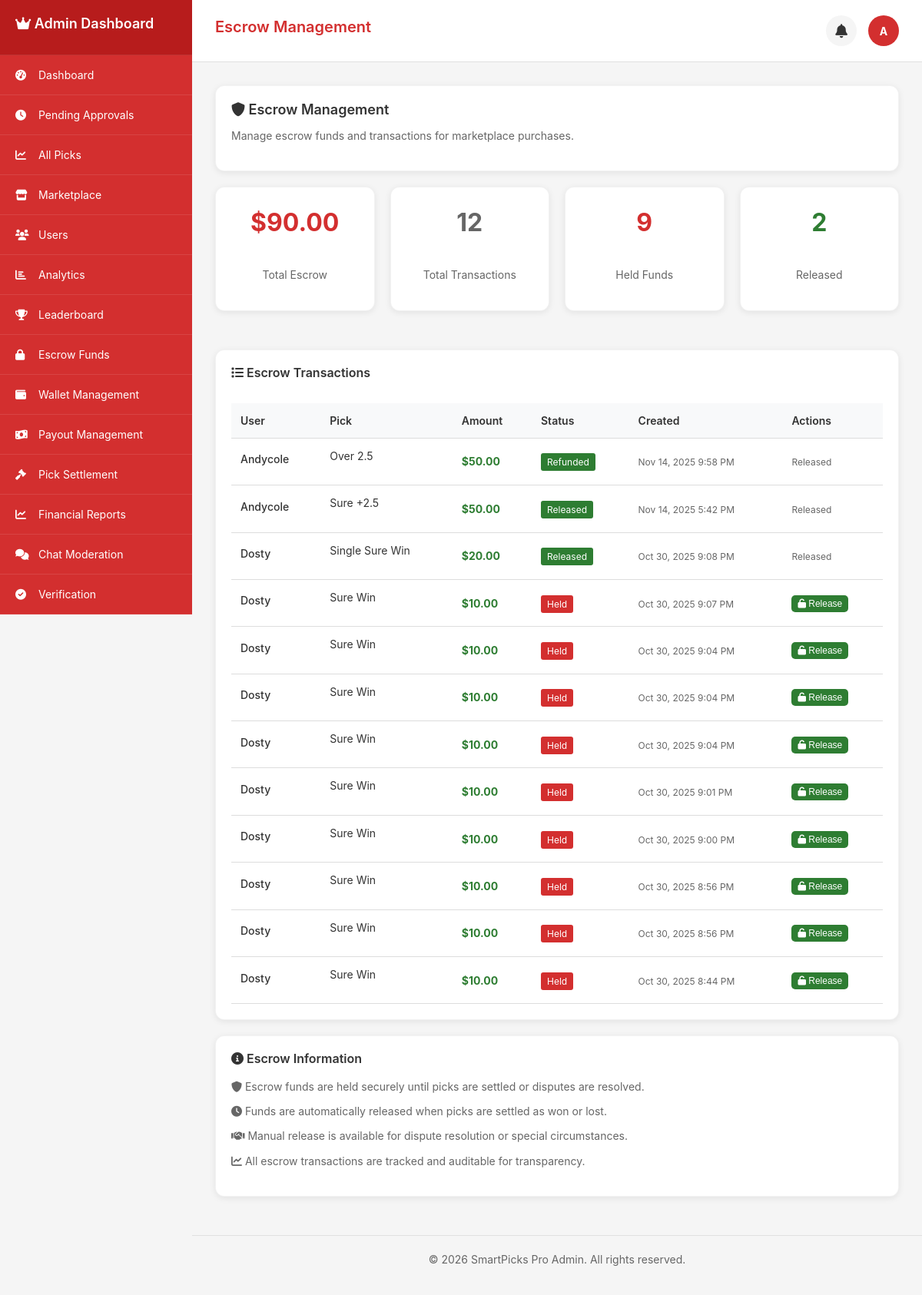
The app's page /admin_escrow (signed in) with its own data.
### tables this page shows
CREATE TABLE `users` (
  `id` int(11) NOT NULL AUTO_INCREMENT,
  `username` varchar(50) NOT NULL,
  `email` varchar(100) NOT NULL,
  `password` varchar(255) NOT NULL,
  `display_name` varchar(100) NOT NULL,
  `avatar` varchar(255) DEFAULT NULL,
  `role` enum('user','tipster','admin') DEFAULT 'user',
  `status` enum('active','inactive','suspended') DEFAULT 'active',
  `phone` varchar(20) DEFAULT NULL,
  `country` varchar(50) DEFAULT 'Ghana',
  `timezone` varchar(50) DEFAULT 'Africa/Accra',
  `last_login` datetime DEFAULT NULL,
  `created_at` datetime DEFAULT current_timestamp(),
  `updated_at` datetime DEFAULT current_timestamp() ON UPDATE current_timestamp(),
  `country_code` varchar(3) DEFAULT 'GHA',
  `flag_emoji` varchar(10) DEFAULT '??',
  `is_online` tinyint(1) DEFAULT 0,
  `last_activity` datetime DEFAULT NULL,
  `is_verified` tinyint(1) DEFAULT 0,
  `email_notifications` tinyint(1) DEFAULT 1,
  `sms_notifications` tinyint(1) DEFAULT 0,
  `push_notifications` tinyint(1) DEFAULT 1,
  `bio` text DEFAULT NULL,
  PRIMARY KEY (`id`),
  UNIQUE KEY `username` (`username`),
  UNIQUE KEY `email` (`email`),
  KEY `idx_username` (`username`),
  KEY `idx_email` (`email`),
  KEY `idx_role` (`role`),
  KEY `idx_status` (`status`),
  KEY `idx_country_code` (`country_code`),
  KEY `idx_is_online` (`is_online`)
);

CREATE TABLE `escrow_funds` (
  `id` int(11) NOT NULL AUTO_INCREMENT,
  `user_id` int(11) NOT NULL,
  `pick_id` int(11) NOT NULL,
  `amount` decimal(10,2) NOT NULL,
  `reference` varchar(100) NOT NULL,
  `status` enum('held','released','refunded') DEFAULT 'held',
  `created_at` datetime DEFAULT current_timestamp(),
  `updated_at` datetime DEFAULT current_timestamp() ON UPDATE current_timestamp(),
  PRIMARY KEY (`id`),
  KEY `idx_user_id` (`user_id`),
  KEY `idx_pick_id` (`pick_id`),
  KEY `idx_status` (`status`),
  CONSTRAINT `escrow_funds_ibfk_1` FOREIGN KEY (`user_id`) REFERENCES `users` (`id`) ON DELETE CASCADE,
  CONSTRAINT `escrow_funds_ibfk_2` FOREIGN KEY (`pick_id`) REFERENCES `accumulator_tickets` (`id`) ON DELETE CASCADE
);

CREATE TABLE `accumulator_tickets` (
  `id` int(11) NOT NULL AUTO_INCREMENT,
  `user_id` int(11) NOT NULL,
  `buyer_id` int(11) DEFAULT NULL,
  `purchase_price` decimal(10,2) DEFAULT NULL,
  `purchased_at` datetime DEFAULT NULL,
  `settled_at` datetime DEFAULT NULL,
  `title` varchar(255) NOT NULL,
  `description` text DEFAULT NULL,
  `sport` varchar(100) DEFAULT 'Football',
  `home_country_id` int(11) DEFAULT NULL,
  `home_team_id` int(11) DEFAULT NULL,
  `away_country_id` int(11) DEFAULT NULL,
  `away_team_id` int(11) DEFAULT NULL,
  `total_picks` int(11) NOT NULL DEFAULT 1,
  `total_odds` decimal(10,3) NOT NULL DEFAULT 1.000,
  `price` decimal(8,2) DEFAULT 0.00,
  `status` enum('active','won','lost','void','pending','cancelled','pending_approval') DEFAULT 'pending_approval',
  `result` enum('pending','won','lost','void') DEFAULT 'pending',
  `is_marketplace` tinyint(1) DEFAULT 0,
  `confidence_level` int(3) DEFAULT 75,
  `views` int(11) DEFAULT 0,
  `purchases` int(11) DEFAULT 0,
  `created_at` datetime DEFAULT current_timestamp(),
  `updated_at` datetime DEFAULT current_timestamp() ON UPDATE current_timestamp(),
  `like_count` int(11) DEFAULT 0,
  `share_count` int(11) DEFAULT 0,
  `comment_count` int(11) DEFAULT 0,
  `view_count` int(11) DEFAULT 0,
  PRIMARY KEY (`id`),
  KEY `idx_user_id` (`user_id`),
  KEY `idx_status` (`status`),
  KEY `idx_marketplace` (`is_marketplace`),
  KEY `idx_created_at` (`created_at`),
  KEY `idx_like_count` (`like_count`),
  KEY `idx_share_count` (`share_count`),
  KEY `fk_acc_home_country` (`home_country_id`),
  KEY `fk_acc_home_team` (`home_team_id`),
  KEY `fk_acc_away_country` (`away_country_id`),
  KEY `fk_acc_away_team` (`away_team_id`),
  CONSTRAINT `accumulator_tickets_ibfk_1` FOREIGN KEY (`user_id`) REFERENCES `users` (`id`) ON DELETE CASCADE,
  CONSTRAINT `fk_acc_away_country` FOREIGN KEY (`away_country_id`) REFERENCES `countries` (`id`) ON DELETE SET NULL,
  CONSTRAINT `fk_acc_away_team` FOREIGN KEY (`away_team_id`) REFERENCES `teams` (`id`) ON DELETE SET NULL,
  CONSTRAINT `fk_acc_home_country` FOREIGN KEY (`home_country_id`) REFERENCES `countries` (`id`) ON DELETE SET NULL,
  CONSTRAINT `fk_acc_home_team` FOREIGN KEY (`home_team_id`) REFERENCES `teams` (`id`) ON DELETE SET NULL
);

### app/controllers/admin_escrow.php (the view, shortened to what the rows shown need)
<?php
require_once __DIR__ . '/../../config/config.php';
require_once __DIR__ . '/../models/Database.php';
$db = Database::getInstance();
$userId = $_SESSION['user_id'];
$user = $db->fetch("SELECT * FROM users WHERE id = ?", [$userId]);
$escrowData = [];
try {
    $escrowData = $db->fetchAll("
        SELECT
            ef.id,
            ef.user_id,
            ef.pick_id as accumulator_id,
            ef.amount,
            CASE
                WHEN ef.status = 'held' AND (at.status = 'won' OR at.result = 'won') THEN 'released'
                WHEN ef.status = 'held' AND (at.status = 'lost' OR at.result = 'lost') THEN 'refunded'
                ELSE ef.status
            END as status,
            ef.reference,
            ef.created_at,
            ef.updated_at,
            u.username,
            u.display_name,
            at.title as pick_title,
            at.status as pick_status,
            at.result as pick_result
        FROM escrow_funds ef
        LEFT JOIN users u ON ef.user_id = u.id
        LEFT JOIN accumulator_tickets at ON ef.pick_id = at.id
        ORDER BY ef.created_at DESC
        LIMIT 100
    ");
} catch (Exception $e) {
    $escrowData = [];
    $stats = ['total_escrow' => 0, 'total_transactions' => 0, 'held_transactions' => 0, 'released_transactions' => 0];
}
$pageTitle = "Escrow Management";
?>
<div class="admin-escrow-content">
    <div class="card">
        <h2><i class="fas fa-shield-alt"></i> Escrow Management</h2>
    </div>
    <div class="card">
        <?php if (empty($escrowData)): ?>
        <div style="text-align: center; padding: 40px; color: #666;">
            <i class="fas fa-shield-alt" style="font-size: 48px; color: #ccc; margin-bottom: 20px;"></i>
            <p>No escrow transactions found.</p>
        </div>
        <?php else: ?>
        <div style="overflow-x: auto; margin-top: 15px;">
            <table style="width: 100%; border-collapse: collapse;">
                <thead>
                    <tr style="background-color: #f8f9fa;">
                        <th style="padding: 12px; text-align: left; border-bottom: 1px solid #ddd;">User</th>
                        <th style="padding: 12px; text-align: left; border-bottom: 1px solid #ddd;">Pick</th>
                        <th style="padding: 12px; text-align: left; border-bottom: 1px solid #ddd;">Amount</th>
                        <th style="padding: 12px; text-align: left; border-bottom: 1px solid #ddd;">Status</th>
                        <th style="padding: 12px; text-align: left; border-bottom: 1px solid #ddd;">Created</th>
                        <th style="padding: 12px; text-align: left; border-bottom: 1px solid #ddd;">Actions</th>
                    </tr>
                </thead>
                <tbody>
                    <?php foreach ($escrowData as $transaction): ?>
                    <tr style="border-bottom: 1px solid #f0f0f0;">
                        <td style="padding: 12px;">
                            <p style="font-weight: 500; margin-bottom: 5px;"><?php echo htmlspecialchars($transaction['username'] ?? 'N/A'); ?></p>
                        </td>
                        <td style="padding: 12px;">
                            <p style="font-size: 14px;"><?php echo htmlspecialchars($transaction['pick_title'] ?? 'N/A'); ?></p>
                        </td>
                        <td style="padding: 12px;">
                            <span style="font-weight: bold; color: #2e7d32;">
                                $<?php echo number_format($transaction['amount'], 2); ?>
                            </span>
                        </td>
                        <td style="padding: 12px;">
                            <span style="background-color: <?php echo $transaction['status'] === 'held' ? '#d32f2f' : '#2e7d32'; ?>; color: white; padding: 4px 8px; border-radius: 3px; font-size: 12px; text-transform: capitalize;">
                                <?php echo $transaction['status']; ?>
                            </span>
                        </td>
                        <td style="padding: 12px;">
                            <span style="font-size: 12px; color: #666;">
                                <?php echo date('M j, Y g:i A', strtotime($transaction['created_at'])); ?>
                            </span>
                        </td>
                        <td style="padding: 12px;">
                            <?php if ($transaction['status'] === 'held'): ?>
                            <form method="POST" style="display: inline;">
                                <button type="submit" class="btn btn-success" style="padding: 4px 8px; font-size: 12px;">
                                    <i class="fas fa-unlock"></i> Release
                                </button>
                            </form>
                            <?php else: ?>
                            <span style="color: #666; font-size: 12px;">Released</span>
                            <?php endif; ?>
                        </td>
                    </tr>
                    <?php endforeach; ?>
                </tbody>
            </table>
        </div>
        <?php endif; ?>
    </div>
</div>
<?php
$content = ob_get_clean();
include __DIR__ . '/../views/layouts/admin_layout.php';
?>

### app/views/layouts/admin_layout.php (shortened to what the rows shown need)
<!DOCTYPE html>
<html lang="en">
<head>
    <link rel="stylesheet" href="https://cdnjs.cloudflare.com/ajax/libs/font-awesome/6.0.0-beta3/css/all.min.css">
</head>
<body>
    <div class="sidebar" id="sidebar">
        <div class="sidebar-header">
            <h2><i class="fas fa-crown"></i> Admin Dashboard</h2>
        </div>
    </div>
    <div class="main-content">
        <div class="page-header">
            <h1 class="page-title"><?php echo isset($pageTitle) ? $pageTitle : 'Admin Dashboard'; ?></h1>
            <div class="admin-info">
                <div class="notification-container">
                    <div class="notification-bell" id="notificationBell" onclick="toggleNotificationDropdown()">
                    </div>
                </div>
                <div class="admin-avatar">
                    <?php echo isset($user) ? strtoupper(substr($user['username'], 0, 1)) : 'A'; ?>
                </div>
            </div>
        </div>
        <div class="content-area">
            <?php echo isset($content) ? $content : ''; ?>
        </div>
    </div>
</body>
</html>

### records on screen
users: username "A"
escrow_funds: user.username "Andycole", pick.title "Over 2.5", amount "50.00", status "Refunded", created_at "Nov 14, 2025 9:58 PM", shows "Released"
escrow_funds: user.username "Andycole", pick.title "Sure +2.5", amount "50.00", status "Released", created_at "Nov 14, 2025 5:42 PM"
escrow_funds: user.username "Dosty", pick.title "Single Sure Win", amount "20.00", status "Released", created_at "Oct 30, 2025 9:08 PM"
escrow_funds: user.username "Dosty", pick.title "Sure Win", amount "10.00", status "Held", created_at "Oct 30, 2025 9:07 PM"
escrow_funds: user.username "Dosty", pick.title "Sure Win", amount "10.00", status "Held", created_at "Oct 30, 2025 9:04 PM"
escrow_funds: user.username "Dosty", pick.title "Sure Win", amount "10.00", status "Held", created_at "Oct 30, 2025 9:04 PM"
escrow_funds: user.username "Dosty", pick.title "Sure Win", amount "10.00", status "Held", created_at "Oct 30, 2025 9:04 PM"
escrow_funds: user.username "Dosty", pick.title "Sure Win", amount "10.00", status "Held", created_at "Oct 30, 2025 9:01 PM"
escrow_funds: user.username "Dosty", pick.title "Sure Win", amount "10.00", status "Held", created_at "Oct 30, 2025 9:00 PM"
escrow_funds: user.username "Dosty", pick.title "Sure Win", amount "10.00", status "Held", created_at "Oct 30, 2025 8:56 PM"
escrow_funds: user.username "Dosty", pick.title "Sure Win", amount "10.00", status "Held", created_at "Oct 30, 2025 8:56 PM"
escrow_funds: user.username "Dosty", pick.title "Sure Win", amount "10.00", status "Held", created_at "Oct 30, 2025 8:44 PM"

### other values on screen
$item['text'] "Dashboard"
$item['text'] "Pending Approvals"
$item['text'] "All Picks"
$item['text'] "Marketplace"
$item['text'] "Users"
$item['text'] "Analytics"
$item['text'] "Leaderboard"
$item['text'] "Escrow Funds"
$item['text'] "Wallet Management"
$item['text'] "Payout Management"
$item['text'] "Pick Settlement"
$item['text'] "Financial Reports"
$item['text'] "Chat Moderation"
$item['text'] "Verification"
$pageTitle "Escrow Management"
